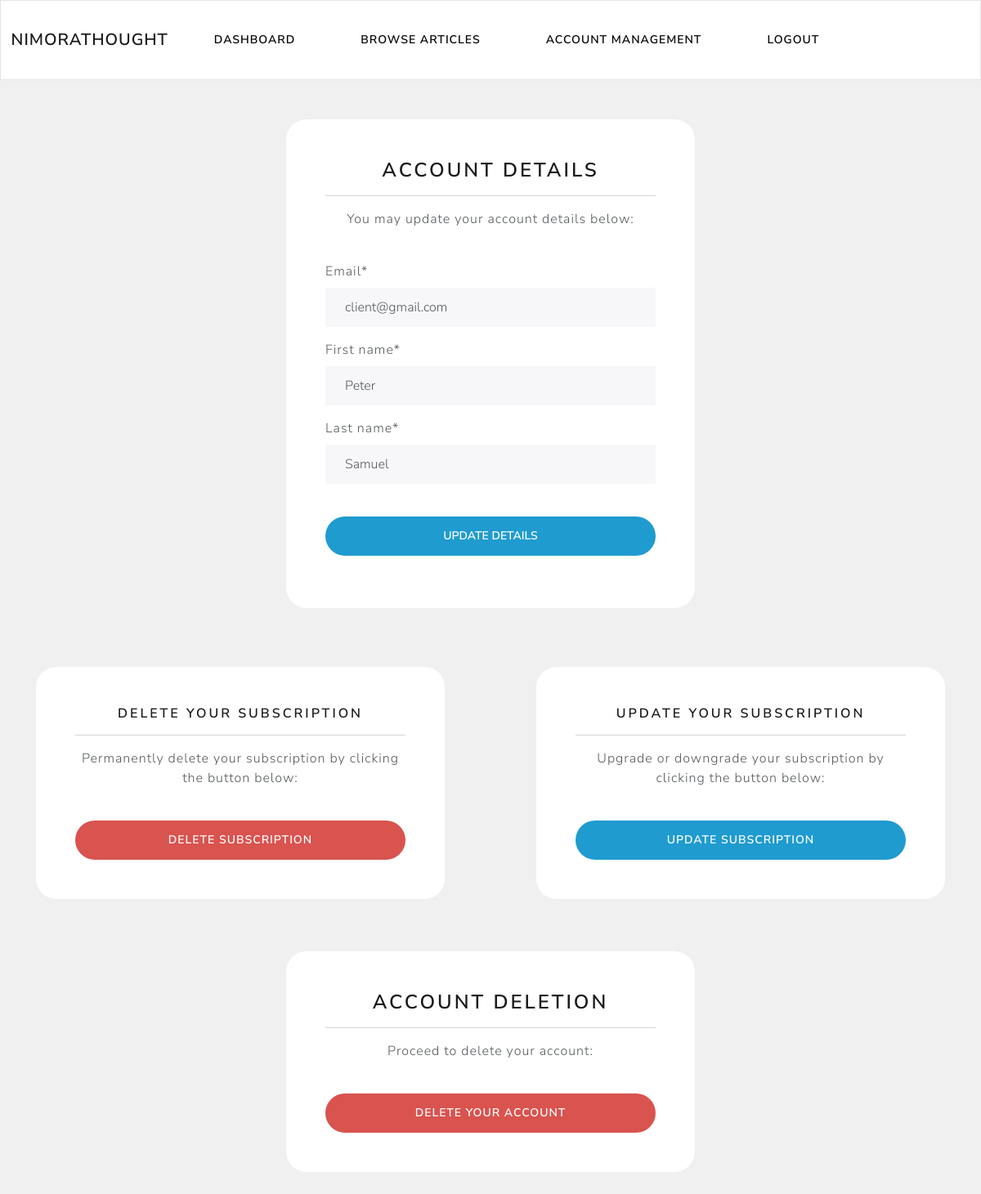
The page /client/account-management-client (signed in) on the database its author committed.
### account/models.py (models this page shows, shortened)
class CustomUser(AbstractBaseUser, PermissionsMixin):
    username = None
    email = models.EmailField(unique=True)
    first_name = models.CharField(max_length=100)
    last_name = models.CharField(max_length=150)
    is_active = models.BooleanField(default=True)
    is_staff = models.BooleanField(default=False)
    date_joined = models.DateTimeField(default=timezone.now)
    is_writer = models.BooleanField(default=False, verbose_name="Are you a writer?")
    USERNAME_FIELD = 'email'
    REQUIRED_FIELDS = []
    objects = CustomUserManager()

### client/views.py (the view)
# urls.py: path('account-management-client', views.account_management, name="account-management-client"),
@login_required(login_url='my-login')
def account_management(request):
    if request.user.is_writer:
        return HttpResponseForbidden("Writers cannot access this page.")
    try:
        form = UpdateUserForm(instance=request.user)
        if request.method == 'POST':
            form = UpdateUserForm(request.POST, instance=request.user)
            if form.is_valid():
                form.save()
                return redirect('client-dashboard')
        subDetails = Subscription.objects.get(user=request.user)
        subscription_id = subDetails.paypal_subscription_id
        context = {
            'SubscriptionID': subscription_id,
            'UpdateUserForm': form,
        }
        return render(request, 'client/account-management.html', context)
    except:
        form = UpdateUserForm(instance=request.user)
        if request.method == 'POST':
            form = UpdateUserForm(request.POST, instance=request.user)
            if form.is_valid():
                form.save()
                return redirect('client-dashboard')
        context = {
            'UpdateUserForm': form,
        }
        return render(request, 'client/account-management.html', context)

### client/forms.py
class UpdateUserForm(ModelForm):
    password = None
    class Meta:
        model = CustomUser
        fields = ['email', 'first_name', 'last_name',]
        exclude = ['password1', 'password2',]

### client/templates/client/account-management.html (shortened to what this page needs)
{% extends 'client/navbar.html' %}
{% load crispy_forms_tags %}
{% block content %}
<br> <br>
    <div class="container bg-white shadow-md p-5 form-layout">
        <h3 class="text-center"> Account details </h3>
        <hr>
        <p class="text-center"> You may update your account details below: </p>
        <br>
        <form method="POST" autocomplete="off">
            {{UpdateUserForm|crispy}}
            <br>
            <div  style="text-align: center;">
                <input class="btn btn-info w-100" style="border-radius: 50px;" type="submit" value="Update details">
            </div>
        </form>
    </div>
<br> <br>
        <br>
        <div class="row">
            {% if SubscriptionID %}
                <div class="container bg-white shadow-md p-5 form-layout text-center mb-3">
                    <h5> Delete your subscription </h5>
                    <hr>
                    <p> Permanently delete your subscription by clicking the button below: </p>
                    <br>
                    <a id="deleteButton" class="btn btn-danger w-100" style="border-radius: 50px;" type="button" href="{% url 'delete-subscription' SubscriptionID %}">
                        Delete subscription
                    </a>
                </div>
                <br> <br>
                <div class="container bg-white shadow-md p-5 form-layout text-center mb-3">
                    <h5> Update your subscription </h5>
                    <hr>
                    <p> Upgrade or downgrade your subscription by clicking the button below: </p>
                    <br>
                    <a id="updateButton" class="btn btn-info w-100" style="border-radius: 50px;" type="button" href="{% url 'update-subscription' SubscriptionID %}">
                        Update subscription
                    </a>
                </div>
            {% endif %}
        </div>
    <br> <br>
        <div class="container bg-white shadow-md p-5 form-layout text-center">
            <h3> Account deletion </h3>
            <hr>
            <p> Proceed to delete your account: </p>
            <br>
            <a class="btn btn-danger w-100" style="border-radius: 50px;" href="{% url 'delete-client-account' %}"> Delete your account </a>
        </div>
    <br> <br>
{% endblock content %}

### static/css/styles.css (style rules this page uses)
.form-layout { width: 500px; border-radius: 25px; }

### rows shown on the page
CustomUser: email "client@gmail.com", first_name "Peter", last_name "Samuel"
